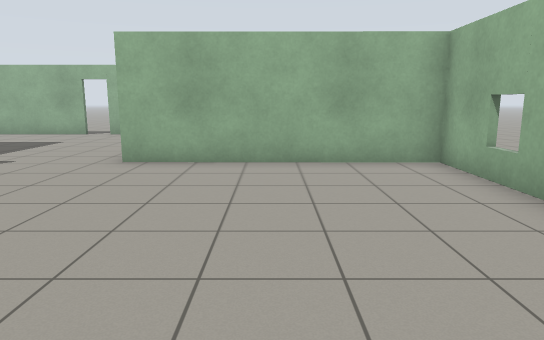
[1] (above)

14 first-person views from a walk through a world built for the Gazebo simulator. The camera is 1.2 m above the floor, tilts 10° down and sees 70° across. The floor is counted in squares, 1 m on a side. Each view is taken from the middle of a square. On the plan, view 1 faces up. The plan holds only what a view shows up to about 15 squares ahead; the rest is blank.

[2]
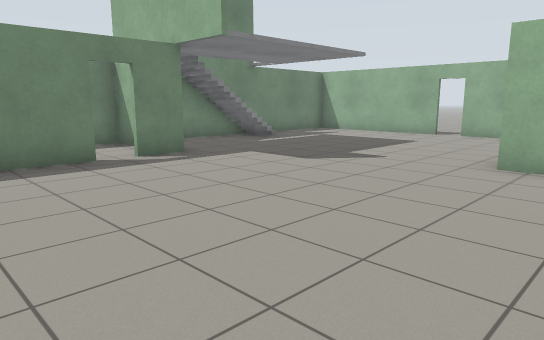

[3]
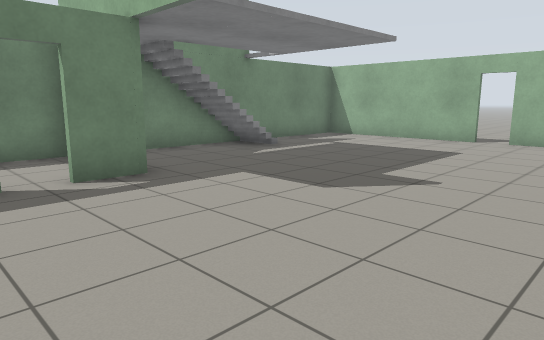

[4]
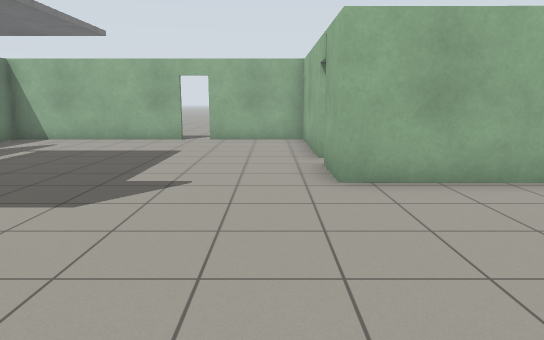

[5]
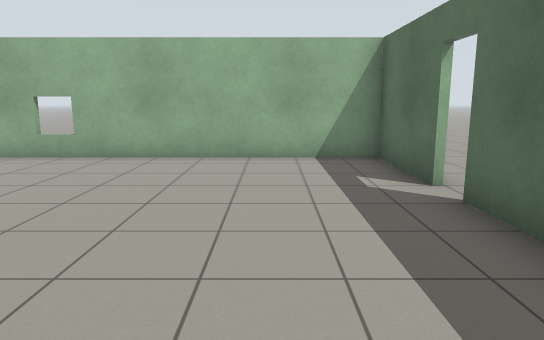

[6]
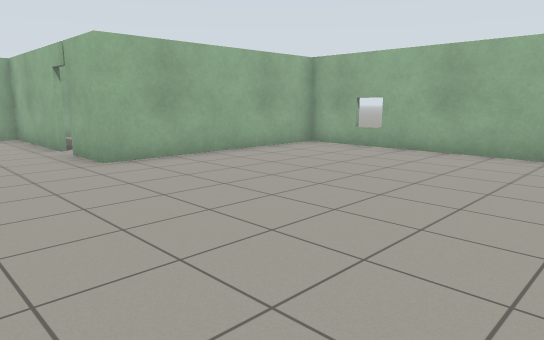

[7]
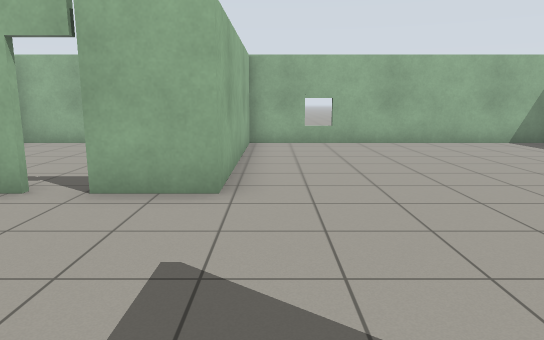

[8]
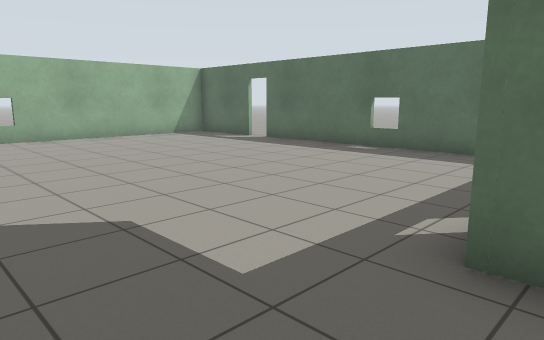

[9]
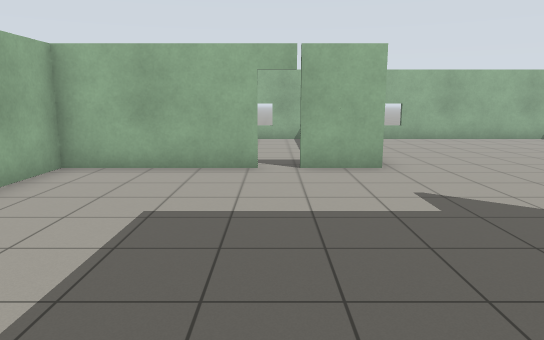

[10]
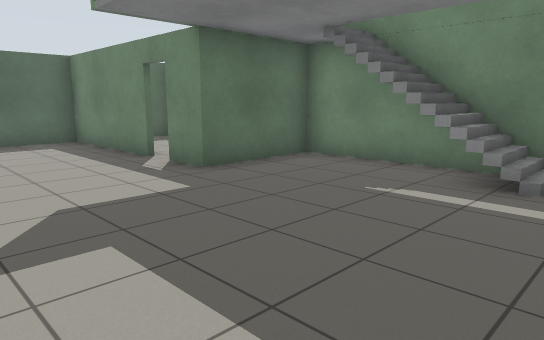

[11]
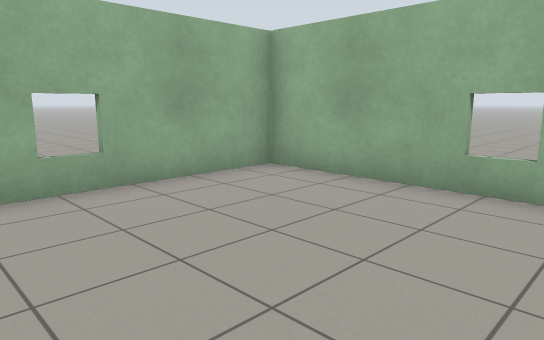

[12]
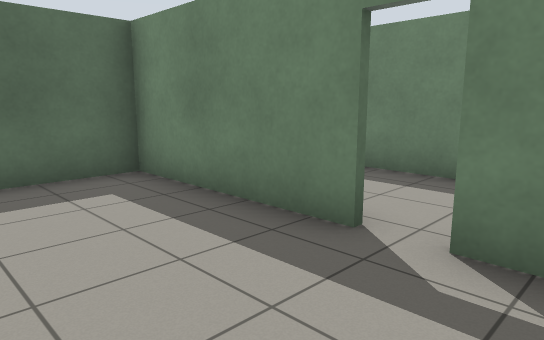

[13]
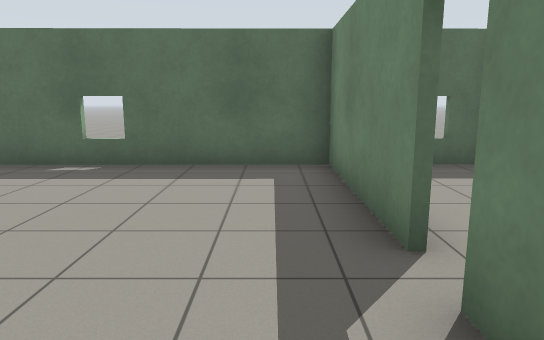

[14]
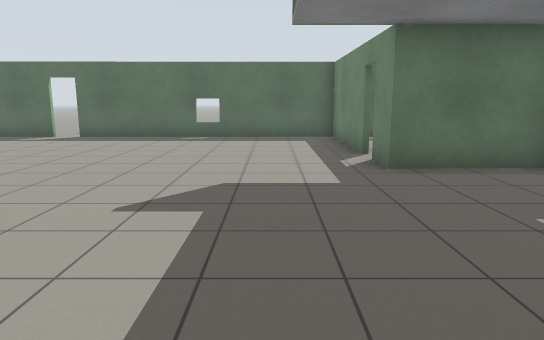

### Floor plan
Key: @ floor where view 1 was taken; # wall or solid block; . floor; / step, stairs or slope; D open door; = window, fence, low wall or low ledge; T thing the floor can be seen under or through.
Columns run from 12 left of view 1 to 4 right of it. Each row starts with its distance up from view 1.
 16      ..
 15  ####DD##########
 14 # ...DD#.#......#
 13 #........#......#
 12 #........#......#
 11 #........#......#
 10 #/.......D......#
  9 # .......#......#
  8 # .......########
  7 #=..............#
  6 #...............#
  5 ####............#
  4 #. D............#
  3 #. D............#
  2 #. T............#
  1 #..#............#
  0  . #........@...#
 -1 #=##########D####
 -2             ...
 -3              ..

Positions as (right, up) in squares from view 1, and headings:
1: (0, 0), facing up
2: (-1, 0), facing up-left
3: (-3, 2), facing up-left
4: (-4, 2), facing up
5: (-5, 1), facing right
6: (-6, 0), facing up-right
7: (-8, 7), facing right
8: (-10, 8), facing down-right
9: (-11, 10), facing right
10: (-5, 11), facing down-left
11: (-2, 9), facing up-right
12: (-6, 5), facing down-left
13: (-8, 6), facing down
14: (-7, 12), facing down
